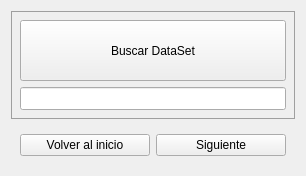
<?xml version="1.0" encoding="UTF-8"?>
<ui version="4.0">
 <class>Form</class>
 <widget class="QWidget" name="Form">
  <property name="enabled">
   <bool>true</bool>
  </property>
  <property name="geometry">
   <rect>
    <x>0</x>
    <y>0</y>
    <width>306</width>
    <height>176</height>
   </rect>
  </property>
  <property name="sizePolicy">
   <sizepolicy hsizetype="Preferred" vsizetype="Preferred">
    <horstretch>30</horstretch>
    <verstretch>0</verstretch>
   </sizepolicy>
  </property>
  <property name="maximumSize">
   <size>
    <width>16777215</width>
    <height>16777215</height>
   </size>
  </property>
  <property name="mouseTracking">
   <bool>false</bool>
  </property>
  <property name="tabletTracking">
   <bool>false</bool>
  </property>
  <property name="acceptDrops">
   <bool>false</bool>
  </property>
  <property name="windowTitle">
   <string>Form</string>
  </property>
  <property name="styleSheet">
   <string notr="true"/>
  </property>
  <layout class="QVBoxLayout" name="verticalLayout" stretch="19,4">
   <item>
    <widget class="QWidget" name="widget" native="true">
     <property name="enabled">
      <bool>true</bool>
     </property>
     <property name="sizePolicy">
      <sizepolicy hsizetype="Preferred" vsizetype="Preferred">
       <horstretch>0</horstretch>
       <verstretch>0</verstretch>
      </sizepolicy>
     </property>
     <property name="styleSheet">
      <string notr="true">.QWidget{border: 1px solid rgb(159, 159, 159);}


</string>
     </property>
     <layout class="QVBoxLayout" name="verticalLayout_2" stretch="19,7">
      <item>
       <widget class="QPushButton" name="pushButton_5">
        <property name="sizePolicy">
         <sizepolicy hsizetype="Minimum" vsizetype="Preferred">
          <horstretch>0</horstretch>
          <verstretch>0</verstretch>
         </sizepolicy>
        </property>
        <property name="text">
         <string>Buscar DataSet</string>
        </property>
       </widget>
      </item>
      <item>
       <widget class="QLineEdit" name="lineEdit_4">
        <property name="sizePolicy">
         <sizepolicy hsizetype="Preferred" vsizetype="Preferred">
          <horstretch>0</horstretch>
          <verstretch>0</verstretch>
         </sizepolicy>
        </property>
        <property name="readOnly">
         <bool>true</bool>
        </property>
       </widget>
      </item>
     </layout>
    </widget>
   </item>
   <item>
    <widget class="QWidget" name="widget_2" native="true">
     <property name="enabled">
      <bool>true</bool>
     </property>
     <property name="styleSheet">
      <string notr="true"/>
     </property>
     <layout class="QHBoxLayout" name="horizontalLayout">
      <item>
       <widget class="QPushButton" name="pushButton_3">
        <property name="text">
         <string>Volver al inicio</string>
        </property>
       </widget>
      </item>
      <item>
       <widget class="QPushButton" name="pushButton_4">
        <property name="text">
         <string>Siguiente</string>
        </property>
       </widget>
      </item>
     </layout>
    </widget>
   </item>
  </layout>
 </widget>
 <resources/>
 <connections/>
</ui>
